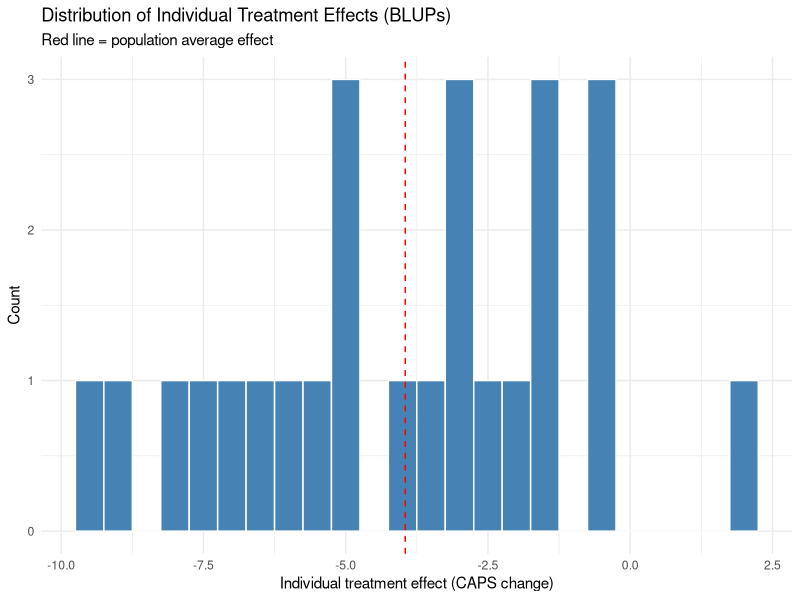
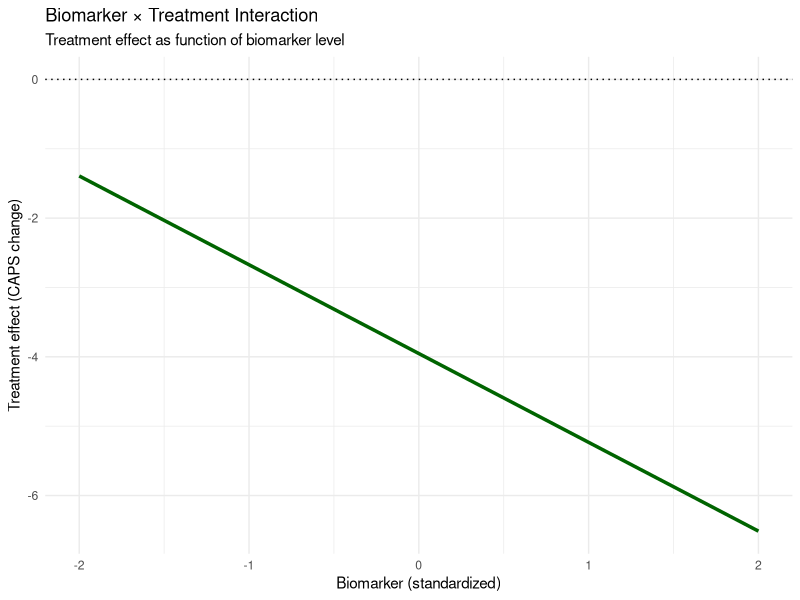
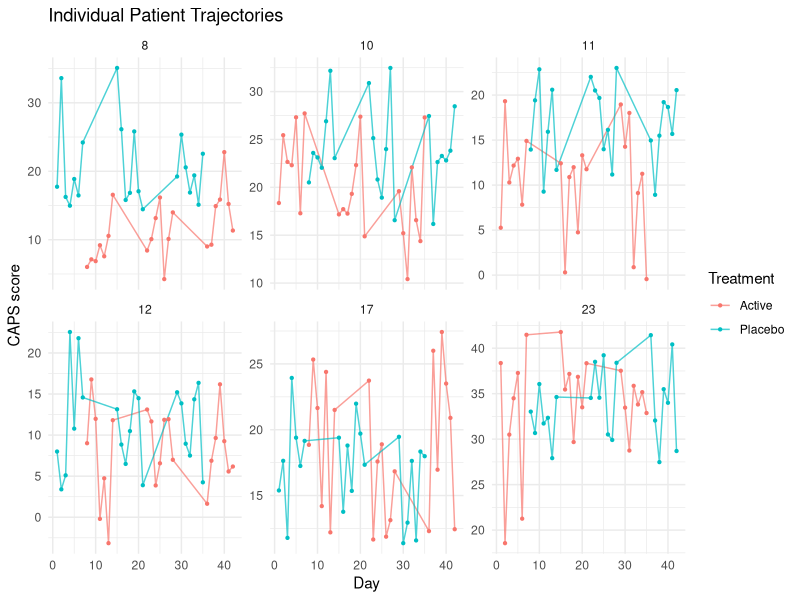

Here is the R script that generated these plots, in order:
## ---- chunk 1
knitr::opts_chunk$set(
  comment = "#>",
  collapse = TRUE,
  message = FALSE,
  warning = FALSE,
  fig.width = 7,
  fig.height = 5
)
## ---- chunk 2
library(tidyverse)
library(lme4)
library(nlme)
library(emmeans)
# library(brms)  # Uncomment if using Bayesian models
## ---- chunk 3
set.seed(2025)

# Parameters
n_subj <- 80
periods <- 2

# True effects
mu <- 20                    # baseline mean CAPS score
beta_treat <- -4            # average treatment effect (reduction)
beta_bm <- 2                # biomarker main effect
beta_int <- -1.5            # biomarker x treatment interaction
beta_period <- 0.5          # period effect
sigma_subj <- 6             # between-subject SD
sigma_resid <- 8            # residual SD

# Create subject-level intercepts and baseline biomarker
subj_df <- tibble(
  subject = 1:n_subj,
  u = rnorm(n_subj, 0, sigma_subj),
  bm = rnorm(n_subj, 0, 1)
)

# Assign half to sequence AB and half to BA
subj_df <- subj_df %>%
  mutate(sequence = rep(c("AB", "BA"), length.out = n_subj))

# Expand to periods
crossover <- subj_df %>%
  group_by(subject) %>%
  reframe(period = 1:periods, u = u, bm = bm, sequence = sequence) %>%
  mutate(
    treatment = case_when(
      sequence == "AB" & period == 1 ~ "A",
      sequence == "AB" & period == 2 ~ "B",
      sequence == "BA" & period == 1 ~ "B",
      sequence == "BA" & period == 2 ~ "A"
    ),
    trt_indicator = if_else(treatment == "B", 1, 0)
  )

# Simulate outcome with biomarker interaction
crossover <- crossover %>%
  mutate(
    Y = mu + u +
      beta_period * period +
      beta_treat * trt_indicator +
      beta_bm * bm +
      beta_int * trt_indicator * bm +
      rnorm(n(), 0, sigma_resid)
  )

# Quick glance
head(crossover)
## ---- chunk 4
# lmer with random intercept and biomarker x treatment interaction
m_crossover <- lmer(
  Y ~ trt_indicator * bm + factor(period) + (1 | subject),
  data = crossover
)
summary(m_crossover)

# Estimated average treatment effect (at mean biomarker = 0)
fixef(m_crossover)["trt_indicator"]

# Estimated biomarker x treatment interaction (population-level)
fixef(m_crossover)["trt_indicator:bm"]

# Treatment effect at different biomarker levels
emmeans(m_crossover, ~ trt_indicator | bm, at = list(bm = c(-1, 0, 1)))
## ---- chunk 5
set.seed(2025)

n_subj <- 25
cycles <- 6
obs_per_period <- 7

# True effects
mu <- 20
beta_treat_pop <- -4
beta_bm <- 2
beta_int_pop <- -1.5
beta_carry <- 1.5

sigma_subj <- 6
sigma_treat_sd <- 3
sigma_int_sd <- 0.8
sigma_resid <- 5

# Create subject-level random effects
subj <- tibble(
  subject = 1:n_subj,
  u = rnorm(n_subj, 0, sigma_subj),
  u_trt = rnorm(n_subj, 0, sigma_treat_sd),
  u_int = rnorm(n_subj, 0, sigma_int_sd),
  bm_baseline = rnorm(n_subj, 0, 1)
)

# Build periods alternating A/B starting at random
nof1 <- subj %>%
  crossing(period = 1:cycles) %>%
  group_by(subject) %>%
  mutate(order_start = first(sample(c(0, 1), 1))) %>%
  ungroup() %>%
  mutate(trt_indicator = (order_start + period) %% 2)

# Expand to daily observations within each period
nof1 <- nof1 %>%
  crossing(day = 1:obs_per_period) %>%
  arrange(subject, period, day)

# Add time-varying biomarker
nof1 <- nof1 %>%
  mutate(bm = bm_baseline + rnorm(n(), 0, 0.3))

# Add carryover effect
nof1 <- nof1 %>%
  group_by(subject) %>%
  mutate(
    prior_trt = lag(trt_indicator, default = 0),
    carryover = if_else(period > 1 & day <= 2, prior_trt, 0)
  ) %>%
  ungroup()

# Simulate outcomes
nof1 <- nof1 %>%
  mutate(
    Y = mu + u +
      (beta_treat_pop + u_trt) * trt_indicator +
      beta_bm * bm +
      (beta_int_pop + u_int) * trt_indicator * bm +
      beta_carry * carryover +
      rnorm(n(), 0, sigma_resid)
  )

# Inspect
nof1 %>%
  group_by(subject) %>%
  summarise(n_obs = n(), n_periods = n_distinct(period)) %>%
  head()
## ---- chunk 6
# Random intercept + random slope for treatment + biomarker interaction + carryover
m_nof1 <- lmer(
  Y ~ trt_indicator * bm + carryover + (1 + trt_indicator | subject),
  data = nof1,
  REML = TRUE
)
summary(m_nof1)

# Extract fixed (population) effects
fixef(m_nof1)

# Population treatment effect (at mean biomarker = 0)
fixef(m_nof1)["trt_indicator"]

# Population biomarker x treatment interaction
fixef(m_nof1)["trt_indicator:bm"]

# Carryover effect
fixef(m_nof1)["carryover"]

# Extract subject-specific treatment effects (BLUPs)
subj_trt_effects <- ranef(m_nof1)$subject[["trt_indicator"]] +
  fixef(m_nof1)["trt_indicator"]
head(subj_trt_effects)
## ---- chunk 7
# Plot individual subject treatment effects
subj_effects <- ranef(m_nof1)$subject %>%
  as.data.frame() %>%
  rownames_to_column(var = "subject") %>%
  mutate(
    subject = as.integer(subject),
    subj_trt = trt_indicator + fixef(m_nof1)["trt_indicator"]
  )

ggplot(subj_effects, aes(x = subj_trt)) +
  geom_histogram(binwidth = 0.5, fill = "steelblue", color = "white") +
  geom_vline(
    xintercept = fixef(m_nof1)["trt_indicator"],
    linetype = "dashed",
    color = "red"
  ) +
  labs(
    title = "Distribution of Individual Treatment Effects (BLUPs)",
    subtitle = "Red line = population average effect",
    x = "Individual treatment effect (CAPS change)",
    y = "Count"
  ) +
  theme_minimal()
## ---- chunk 8
# Plot biomarker x treatment interaction
bm_range <- seq(-2, 2, by = 0.1)
interaction_df <- tibble(
  bm = bm_range,
  trt_effect = fixef(m_nof1)["trt_indicator"] +
    fixef(m_nof1)["trt_indicator:bm"] * bm_range
)

ggplot(interaction_df, aes(x = bm, y = trt_effect)) +
  geom_line(linewidth = 1.2, color = "darkgreen") +
  geom_hline(yintercept = 0, linetype = "dotted") +
  labs(
    title = "Biomarker × Treatment Interaction",
    subtitle = "Treatment effect as function of biomarker level",
    x = "Biomarker (standardized)",
    y = "Treatment effect (CAPS change)"
  ) +
  theme_minimal()
## ---- chunk 9
# Observed trajectories for sample subjects
sample_subj <- sample(unique(nof1$subject), 6)

nof1 %>%
  filter(subject %in% sample_subj) %>%
  mutate(
    time = (period - 1) * obs_per_period + day,
    trt = if_else(trt_indicator == 1, "Active", "Placebo")
  ) %>%
  ggplot(aes(x = time, y = Y, color = trt)) +
  geom_line(alpha = 0.7) +
  geom_point(size = 0.8) +
  facet_wrap(~subject, scales = "free_y") +
  labs(
    title = "Individual Patient Trajectories",
    x = "Day",
    y = "CAPS score",
    color = "Treatment"
  ) +
  theme_minimal()
